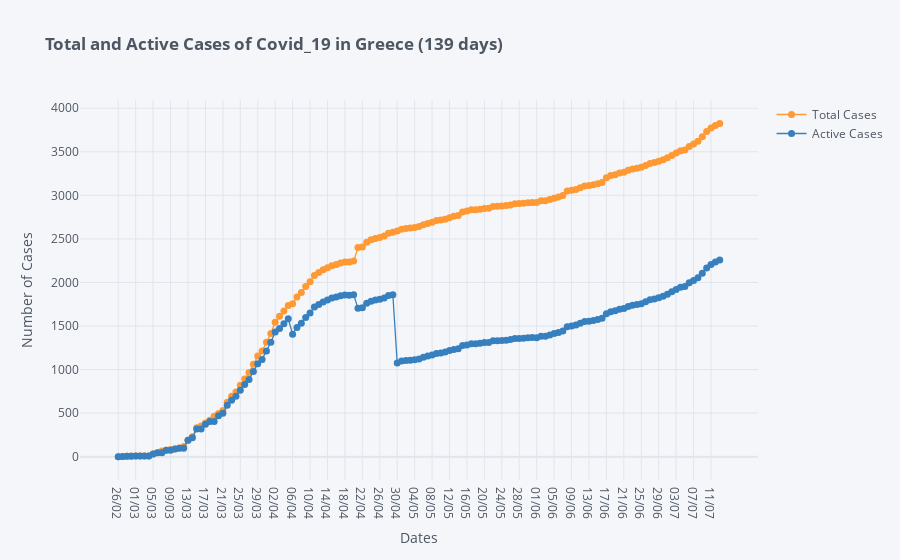

Source (notebook cell):
### Markdown cell above
## Total and Active number of Cases

### Code cell
df[['Total Cases', 'Active Cases']].iplot(kind='scatter',mode='lines+markers', color=['orange', 'blue'], size=7,
                        xTitle='Dates', yTitle='Number of Cases',
                        title='<b>Total and Active Cases of Covid_19 in Greece ('+str(len(df['Total Cases']))+' days)</b>')
# Click and drag mouse to select specific area of plot to zoom in
# Move mouse over markers to see data

### Figure 1 — Plotly figure (JSON) as saved in the notebook; plotly's stock layout.template omitted (floating-point values rounded to 4 significant figures; data arrays with more than 128 entries replaced by an {"elided": "..."} marker saying what was removed)
{"data": [{"line": {"color": "rgba(255, 153, 51, 1.0)", "dash": "solid", "shape": "linear", "width": 1.3}, "marker": {"size": 7, "symbol": "circle"}, "mode": "lines+markers", "name": "Total Cases", "text": "", "type": "scatter", "x": {"elided": "139 str values"}, "y": {"elided": "139 int values"}}, {"line": {"color": "rgba(55, 128, 191, 1.0)", "dash": "solid", "shape": "linear", "width": 1.3}, "marker": {"size": 7, "symbol": "circle"}, "mode": "lines+markers", "name": "Active Cases", "text": "", "type": "scatter", "x": {"elided": "139 str values"}, "y": {"elided": "139 int values"}}], "layout": {"legend": {"bgcolor": "#F5F6F9", "font": {"color": "#4D5663"}}, "paper_bgcolor": "#F5F6F9", "plot_bgcolor": "#F5F6F9", "title": {"font": {"color": "#4D5663"}, "text": "<b>Total and Active Cases of Covid_19 in Greece (139 days)</b>"}, "xaxis": {"gridcolor": "#E1E5ED", "showgrid": true, "tickfont": {"color": "#4D5663"}, "title": {"font": {"color": "#4D5663"}, "text": "Dates"}, "zerolinecolor": "#E1E5ED"}, "yaxis": {"gridcolor": "#E1E5ED", "showgrid": true, "tickfont": {"color": "#4D5663"}, "title": {"font": {"color": "#4D5663"}, "text": "Number of Cases"}, "zerolinecolor": "#E1E5ED"}}}
